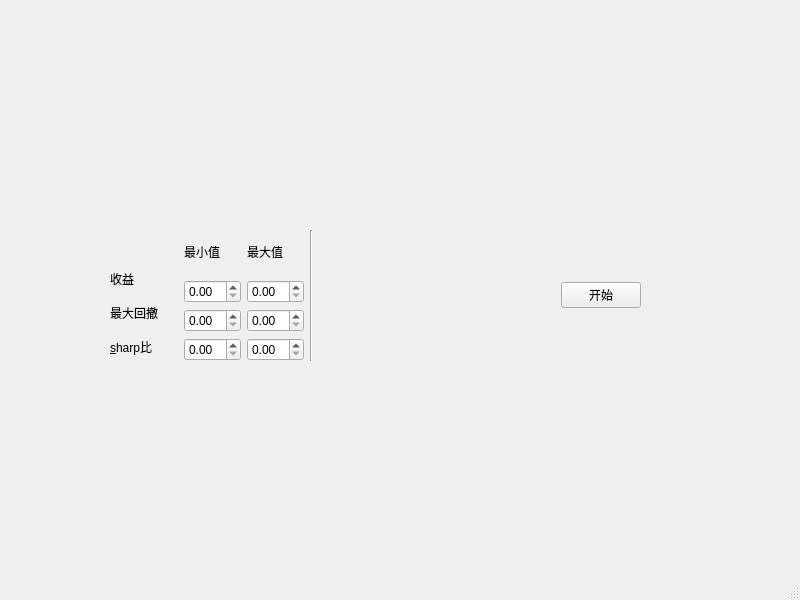
<?xml version="1.0" encoding="UTF-8"?>
<ui version="4.0">
 <class>MainWindow</class>
 <widget class="QMainWindow" name="MainWindow">
  <property name="geometry">
   <rect>
    <x>0</x>
    <y>0</y>
    <width>800</width>
    <height>600</height>
   </rect>
  </property>
  <property name="windowTitle">
   <string>MainWindow</string>
  </property>
  <widget class="QWidget" name="centralwidget">
   <widget class="QWidget" name="layoutWidget">
    <property name="geometry">
     <rect>
      <x>110</x>
      <y>230</y>
      <width>531</width>
      <height>131</height>
     </rect>
    </property>
    <layout class="QHBoxLayout" name="horizontalLayout">
     <item>
      <layout class="QVBoxLayout" name="verticalLayout">
       <item>
        <widget class="QLabel" name="label_6">
         <property name="text">
          <string/>
         </property>
        </widget>
       </item>
       <item>
        <widget class="QLabel" name="label">
         <property name="frameShadow">
          <enum>QFrame::Plain</enum>
         </property>
         <property name="text">
          <string>收益</string>
         </property>
        </widget>
       </item>
       <item>
        <widget class="QLabel" name="label_2">
         <property name="text">
          <string>最大回撤</string>
         </property>
        </widget>
       </item>
       <item>
        <widget class="QLabel" name="label_3">
         <property name="text">
          <string>&amp;sharp比</string>
         </property>
         <property name="buddy">
          <cstring>doubleSpinBox_sharp_min</cstring>
         </property>
        </widget>
       </item>
      </layout>
     </item>
     <item>
      <spacer name="verticalSpacer">
       <property name="orientation">
        <enum>Qt::Vertical</enum>
       </property>
       <property name="sizeHint" stdset="0">
        <size>
         <width>20</width>
         <height>40</height>
        </size>
       </property>
      </spacer>
     </item>
     <item>
      <layout class="QGridLayout" name="gridLayout">
       <item row="0" column="0">
        <widget class="QLabel" name="label_4">
         <property name="text">
          <string>最小值</string>
         </property>
        </widget>
       </item>
       <item row="0" column="1">
        <widget class="QLabel" name="label_5">
         <property name="text">
          <string>最大值</string>
         </property>
        </widget>
       </item>
       <item row="1" column="0">
        <widget class="QDoubleSpinBox" name="doubleSpinBox_returns_min"/>
       </item>
       <item row="1" column="1">
        <widget class="QDoubleSpinBox" name="doubleSpinBox_returns_max"/>
       </item>
       <item row="2" column="0">
        <widget class="QDoubleSpinBox" name="doubleSpinBox_maxdrawdown_min"/>
       </item>
       <item row="2" column="1">
        <widget class="QDoubleSpinBox" name="doubleSpinBox_maxdrawdown_max"/>
       </item>
       <item row="3" column="0">
        <widget class="QDoubleSpinBox" name="doubleSpinBox_sharp_min"/>
       </item>
       <item row="3" column="1">
        <widget class="QDoubleSpinBox" name="doubleSpinBox_sharp_max"/>
       </item>
      </layout>
     </item>
     <item>
      <widget class="Line" name="line">
       <property name="orientation">
        <enum>Qt::Vertical</enum>
       </property>
      </widget>
     </item>
     <item>
      <spacer name="horizontalSpacer">
       <property name="orientation">
        <enum>Qt::Horizontal</enum>
       </property>
       <property name="sizeHint" stdset="0">
        <size>
         <width>208</width>
         <height>20</height>
        </size>
       </property>
      </spacer>
     </item>
     <item>
      <widget class="QPushButton" name="pushButton">
       <property name="text">
        <string>开始</string>
       </property>
      </widget>
     </item>
    </layout>
   </widget>
  </widget>
  <widget class="QMenuBar" name="menubar">
   <property name="geometry">
    <rect>
     <x>0</x>
     <y>0</y>
     <width>800</width>
     <height>26</height>
    </rect>
   </property>
  </widget>
  <widget class="QStatusBar" name="statusbar"/>
 </widget>
 <tabstops>
  <tabstop>doubleSpinBox_returns_min</tabstop>
  <tabstop>doubleSpinBox_returns_max</tabstop>
  <tabstop>doubleSpinBox_maxdrawdown_min</tabstop>
  <tabstop>doubleSpinBox_maxdrawdown_max</tabstop>
  <tabstop>doubleSpinBox_sharp_min</tabstop>
  <tabstop>doubleSpinBox_sharp_max</tabstop>
  <tabstop>pushButton</tabstop>
 </tabstops>
 <resources/>
 <connections/>
</ui>
